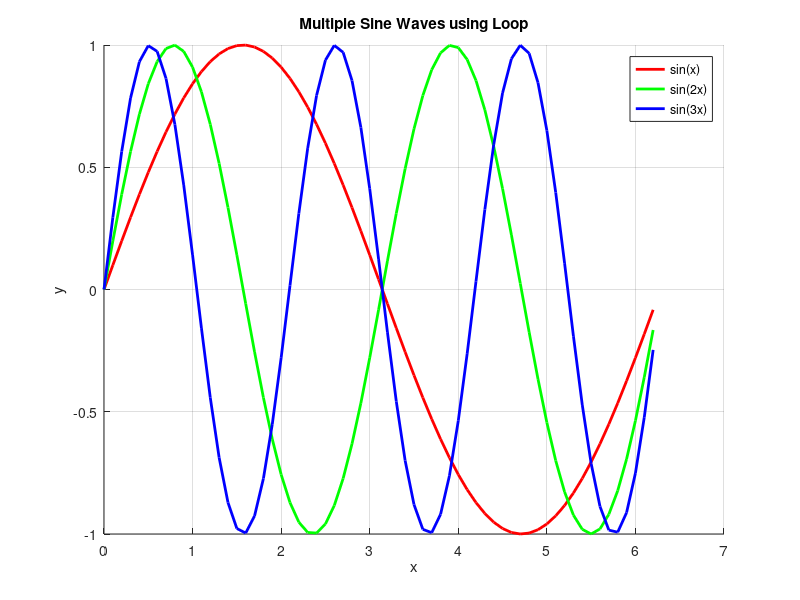

Here is the MATLAB script that generated this plot:
% y=sin(kx)for k=1,2,3

x = 0:0.1:2*pi;
k_values = 1:3;  % different sine frequencies
colors = ['r','g','b']; % line colors

figure; hold on;

%figure opens a new figure window in MATLAB.
%If you don’t use figure, MATLAB will draw plots in the current figure, overwriting existing plots.
%hold on tells MATLAB:
  %“Keep all the existing plots in this figure, and add new plots on top.”

for idx = 1:length(k_values)
    k=k_values(idx);
    y=sin(k*x);
    plot(x,y,colors(idx),'LineWidth',2);
end

xlabel('x'); ylabel('y');
title('Multiple Sine Waves using Loop');
legend('sin(x)', 'sin(2x)', 'sin(3x)');
grid on;
hold off;